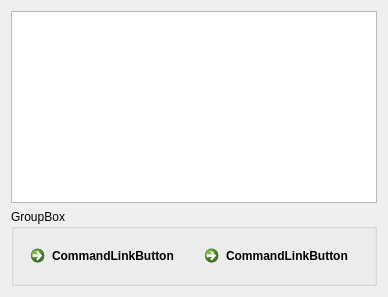
            <widget class="QWidget" name="tab_4">
             <attribute name="title">
              <string>Kostengruppen</string>
             </attribute>
             <layout class="QVBoxLayout" name="verticalLayout_36">
              <item>
               <widget class="QTableWidget" name="tableWidget_cost_stand_cost_groups">
                <property name="alternatingRowColors">
                 <bool>true</bool>
                </property>
                <property name="selectionMode">
                 <enum>QAbstractItemView::SingleSelection</enum>
                </property>
                <property name="selectionBehavior">
                 <enum>QAbstractItemView::SelectRows</enum>
                </property>
                <property name="sortingEnabled">
                 <bool>true</bool>
                </property>
                <attribute name="horizontalHeaderDefaultSectionSize">
                 <number>120</number>
                </attribute>
                <attribute name="horizontalHeaderStretchLastSection">
                 <bool>true</bool>
                </attribute>
                <attribute name="verticalHeaderVisible">
                 <bool>false</bool>
                </attribute>
                <attribute name="verticalHeaderDefaultSectionSize">
                 <number>40</number>
                </attribute>
               </widget>
              </item>
              <item>
               <widget class="QGroupBox" name="groupBox_12">
                <property name="title">
                 <string>GroupBox</string>
                </property>
                <layout class="QHBoxLayout" name="horizontalLayout_34">
                 <item>
                  <widget class="QCommandLinkButton" name="commandLinkButton">
                   <property name="text">
                    <string>CommandLinkButton</string>
                   </property>
                  </widget>
                 </item>
                 <item>
                  <widget class="QCommandLinkButton" name="commandLinkButton_2">
                   <property name="text">
                    <string>CommandLinkButton</string>
                   </property>
                  </widget>
                 </item>
                </layout>
               </widget>
              </item>
             </layout>
            </widget>
